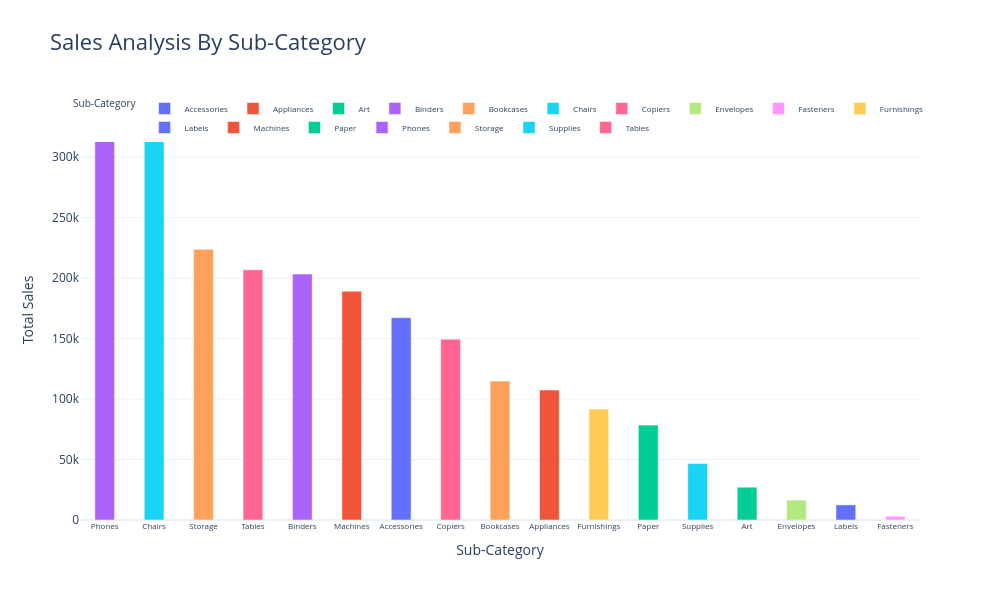

Notebook code for this chart:
### Markdown cell above
# **Sales analysis by sub-category**

### Code cell
SubCategory_Sales_Analysis = data.groupby('Sub-Category')['Sales'].sum().reset_index()

# Creating the colorful bar chart
fig = px.bar(
    SubCategory_Sales_Analysis,
    x='Sub-Category',
    y='Sales',
    color='Sub-Category',
    color_discrete_sequence=px.colors.qualitative.Plotly,
    title='Sales Analysis By Sub-Category',
    width=1000,   # Increased width
    height=600    # Increased height
)

# Customizing fonts, layouts, and sorting order
fig.update_layout(
    title_font=dict(size=22),
    xaxis_title="Sub-Category",
    yaxis_title="Total Sales",
    xaxis={
        'categoryorder': 'total descending',  # Highest sales first
        'tickfont': dict(size=8)              # Decreased font size for x-axis
    }
)

fig.update_traces(width=0.4)

fig.update_layout(
    legend=dict(
        orientation="h",      # Sets layout to horizontal
        yanchor="bottom",     # Anchors the legend from its bottom edge
        y=0.9,               # Places it just above the plot area (1.0 is the top edge)
        xanchor="center",     # Anchors the legend from its horizontal center
        x=0.5,                # Centers it horizontally
        font=dict(size=8)     # Sets the font size to 8
    )
)

# Display the chart
fig.show()

### Figure 1 — Plotly figure (JSON) as saved in the notebook; plotly's stock layout.template omitted (floating-point values rounded to 4 significant figures)
{"data": [{"hovertemplate": "Sub-Category=%{x}<br>Sales=%{y}<extra></extra>", "legendgroup": "Accessories", "marker": {"color": "#636EFA", "pattern": {"shape": ""}}, "name": "Accessories", "orientation": "v", "showlegend": true, "textposition": "auto", "type": "bar", "width": 0.4, "x": ["Accessories"], "xaxis": "x", "y": [167400.0], "yaxis": "y"}, {"hovertemplate": "Sub-Category=%{x}<br>Sales=%{y}<extra></extra>", "legendgroup": "Appliances", "marker": {"color": "#EF553B", "pattern": {"shape": ""}}, "name": "Appliances", "orientation": "v", "showlegend": true, "textposition": "auto", "type": "bar", "width": 0.4, "x": ["Appliances"], "xaxis": "x", "y": [107500.0], "yaxis": "y"}, {"hovertemplate": "Sub-Category=%{x}<br>Sales=%{y}<extra></extra>", "legendgroup": "Art", "marker": {"color": "#00CC96", "pattern": {"shape": ""}}, "name": "Art", "orientation": "v", "showlegend": true, "textposition": "auto", "type": "bar", "width": 0.4, "x": ["Art"], "xaxis": "x", "y": [27120.0], "yaxis": "y"}, {"hovertemplate": "Sub-Category=%{x}<br>Sales=%{y}<extra></extra>", "legendgroup": "Binders", "marker": {"color": "#AB63FA", "pattern": {"shape": ""}}, "name": "Binders", "orientation": "v", "showlegend": true, "textposition": "auto", "type": "bar", "width": 0.4, "x": ["Binders"], "xaxis": "x", "y": [203400.0], "yaxis": "y"}, {"hovertemplate": "Sub-Category=%{x}<br>Sales=%{y}<extra></extra>", "legendgroup": "Bookcases", "marker": {"color": "#FFA15A", "pattern": {"shape": ""}}, "name": "Bookcases", "orientation": "v", "showlegend": true, "textposition": "auto", "type": "bar", "width": 0.4, "x": ["Bookcases"], "xaxis": "x", "y": [114900.0], "yaxis": "y"}, {"hovertemplate": "Sub-Category=%{x}<br>Sales=%{y}<extra></extra>", "legendgroup": "Chairs", "marker": {"color": "#19D3F3", "pattern": {"shape": ""}}, "name": "Chairs", "orientation": "v", "showlegend": true, "textposition": "auto", "type": "bar", "width": 0.4, "x": ["Chairs"], "xaxis": "x", "y": [328400.0], "yaxis": "y"}, {"hovertemplate": "Sub-Category=%{x}<br>Sales=%{y}<extra></extra>", "legendgroup": "Copiers", "marker": {"color": "#FF6692", "pattern": {"shape": ""}}, "name": "Copiers", "orientation": "v", "showlegend": true, "textposition": "auto", "type": "bar", "width": 0.4, "x": ["Copiers"], "xaxis": "x", "y": [149500.0], "yaxis": "y"}, {"hovertemplate": "Sub-Category=%{x}<br>Sales=%{y}<extra></extra>", "legendgroup": "Envelopes", "marker": {"color": "#B6E880", "pattern": {"shape": ""}}, "name": "Envelopes", "orientation": "v", "showlegend": true, "textposition": "auto", "type": "bar", "width": 0.4, "x": ["Envelopes"], "xaxis": "x", "y": [16480.0], "yaxis": "y"}, {"hovertemplate": "Sub-Category=%{x}<br>Sales=%{y}<extra></extra>", "legendgroup": "Fasteners", "marker": {"color": "#FF97FF", "pattern": {"shape": ""}}, "name": "Fasteners", "orientation": "v", "showlegend": true, "textposition": "auto", "type": "bar", "width": 0.4, "x": ["Fasteners"], "xaxis": "x", "y": [3024.0], "yaxis": "y"}, {"hovertemplate": "Sub-Category=%{x}<br>Sales=%{y}<extra></extra>", "legendgroup": "Furnishings", "marker": {"color": "#FECB52", "pattern": {"shape": ""}}, "name": "Furnishings", "orientation": "v", "showlegend": true, "textposition": "auto", "type": "bar", "width": 0.4, "x": ["Furnishings"], "xaxis": "x", "y": [91710.0], "yaxis": "y"}, {"hovertemplate": "Sub-Category=%{x}<br>Sales=%{y}<extra></extra>", "legendgroup": "Labels", "marker": {"color": "#636EFA", "pattern": {"shape": ""}}, "name": "Labels", "orientation": "v", "showlegend": true, "textposition": "auto", "type": "bar", "width": 0.4, "x": ["Labels"], "xaxis": "x", "y": [12490.0], "yaxis": "y"}, {"hovertemplate": "Sub-Category=%{x}<br>Sales=%{y}<extra></extra>", "legendgroup": "Machines", "marker": {"color": "#EF553B", "pattern": {"shape": ""}}, "name": "Machines", "orientation": "v", "showlegend": true, "textposition": "auto", "type": "bar", "width": 0.4, "x": ["Machines"], "xaxis": "x", "y": [189200.0], "yaxis": "y"}, {"hovertemplate": "Sub-Category=%{x}<br>Sales=%{y}<extra></extra>", "legendgroup": "Paper", "marker": {"color": "#00CC96", "pattern": {"shape": ""}}, "name": "Paper", "orientation": "v", "showlegend": true, "textposition": "auto", "type": "bar", "width": 0.4, "x": ["Paper"], "xaxis": "x", "y": [78480.0], "yaxis": "y"}, {"hovertemplate": "Sub-Category=%{x}<br>Sales=%{y}<extra></extra>", "legendgroup": "Phones", "marker": {"color": "#AB63FA", "pattern": {"shape": ""}}, "name": "Phones", "orientation": "v", "showlegend": true, "textposition": "auto", "type": "bar", "width": 0.4, "x": ["Phones"], "xaxis": "x", "y": [330000.0], "yaxis": "y"}, {"hovertemplate": "Sub-Category=%{x}<br>Sales=%{y}<extra></extra>", "legendgroup": "Storage", "marker": {"color": "#FFA15A", "pattern": {"shape": ""}}, "name": "Storage", "orientation": "v", "showlegend": true, "textposition": "auto", "type": "bar", "width": 0.4, "x": ["Storage"], "xaxis": "x", "y": [223800.0], "yaxis": "y"}, {"hovertemplate": "Sub-Category=%{x}<br>Sales=%{y}<extra></extra>", "legendgroup": "Supplies", "marker": {"color": "#19D3F3", "pattern": {"shape": ""}}, "name": "Supplies", "orientation": "v", "showlegend": true, "textposition": "auto", "type": "bar", "width": 0.4, "x": ["Supplies"], "xaxis": "x", "y": [46670.0], "yaxis": "y"}, {"hovertemplate": "Sub-Category=%{x}<br>Sales=%{y}<extra></extra>", "legendgroup": "Tables", "marker": {"color": "#FF6692", "pattern": {"shape": ""}}, "name": "Tables", "orientation": "v", "showlegend": true, "textposition": "auto", "type": "bar", "width": 0.4, "x": ["Tables"], "xaxis": "x", "y": [207000.0], "yaxis": "y"}], "layout": {"barmode": "relative", "height": 600, "legend": {"font": {"size": 8}, "orientation": "h", "title": {"text": "Sub-Category"}, "tracegroupgap": 0, "x": 0.5, "xanchor": "center", "y": 0.9, "yanchor": "bottom"}, "title": {"font": {"size": 22}, "text": "Sales Analysis By Sub-Category"}, "width": 1000, "xaxis": {"anchor": "y", "categoryarray": ["Accessories", "Appliances", "Art", "Binders", "Bookcases", "Chairs", "Copiers", "Envelopes", "Fasteners", "Furnishings", "Labels", "Machines", "Paper", "Phones", "Storage", "Supplies", "Tables"], "categoryorder": "total descending", "domain": [0, 1], "tickfont": {"size": 8}, "title": {"text": "Sub-Category"}}, "yaxis": {"anchor": "x", "domain": [0, 1], "title": {"text": "Total Sales"}}}}
